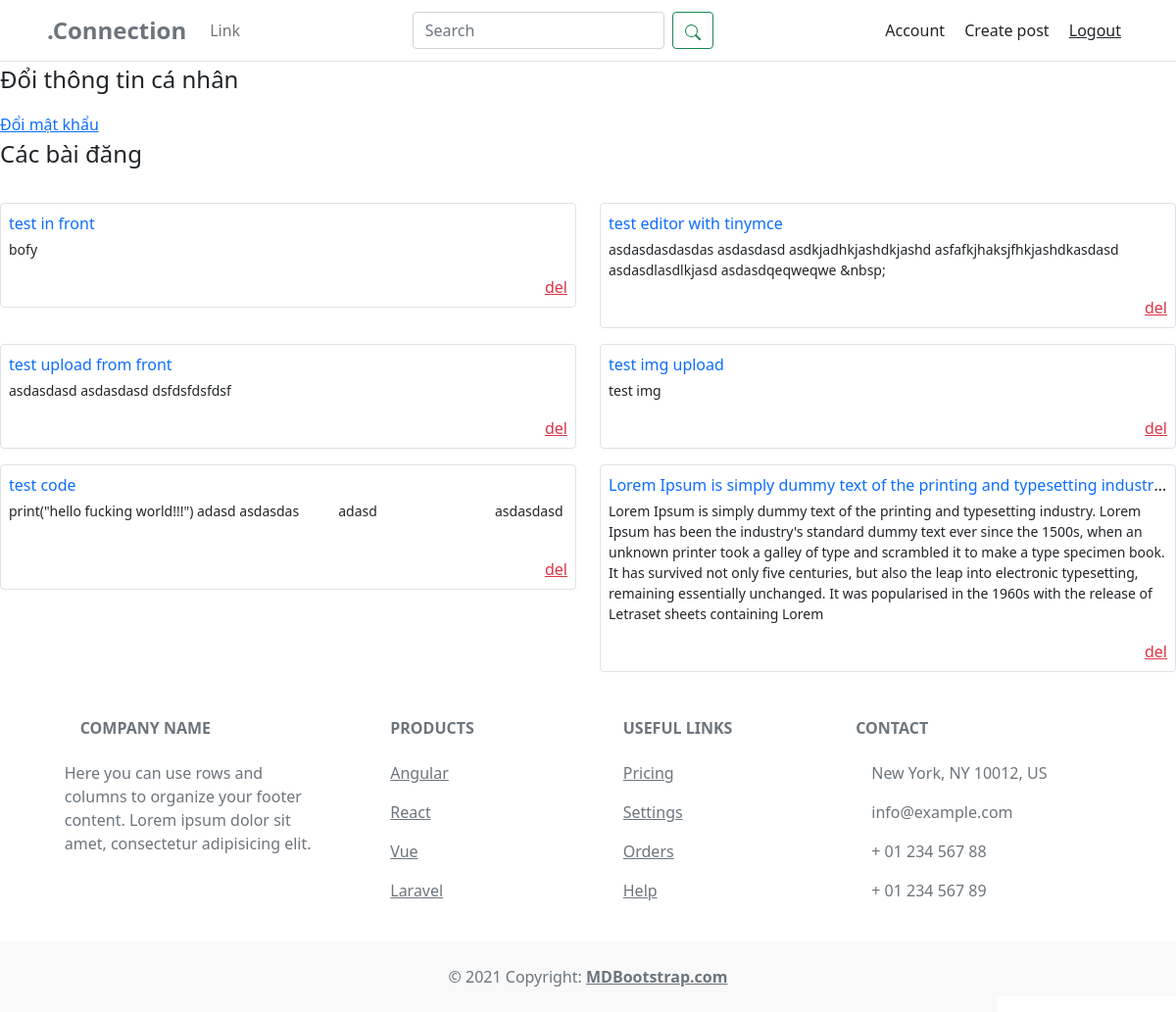
/account/ (signed in), run on the app's committed database.
### app/models.py (models this page shows, shortened)
class Post(models.Model):
    title = models.CharField(max_length=200)
    content = HTMLField()
    user = models.ForeignKey(User, on_delete=models.CASCADE, default=None)
    likes = models.ManyToManyField(User, related_name='liked_posts')
    pub_date = models.DateTimeField(auto_now_add=True)

### authentication/views.py (the view)
# urls.py: path('', views.account_view, name="account"),
def account_view(request):
    user_log = request.user
    if not user_log.is_authenticated:
        return redirect('index')
    user = request.user
    posts = Post.objects.filter(user=user)
    context = {
        'user': user,
        'posts': posts,
    }
    return render(request, 'authentication/account.html', context)

### templates/authentication/account.html
{% extends "authentication/base.html" %}
{% load static %}
{% load crispy_forms_tags %}
{% block extrastyles %}
<link rel="stylesheet" type="text/css" href="{% static 'css/account.css' %}" />
{% endblock extrastyles %}
{% block content %}
<p class="fs-4">Đổi thông tin cá nhân</p>
<a href="{% url "change_password" %}">Đổi mật khẩu</a>
<p class="fs-4">Các bài đăng</p>
<div class="row">
    {% for post in posts %}
    <div class="col-xl-6">
        <div class="border rounded p-2 mt-3">
            <div class="text-truncate mb-1">
                <a class="text-decoration-none" href="{% url 'post' id=post.id %}">{{ post.title }}</a>
            </div>
            <div>
                <p class="text-truncate text-sm text-wrap post-content">
                    {{ post.content|striptags }}
                </p>
            </div>
            <div class="d-flex justify-content-end">
                <a class="text-danger" href="{% url "delete_post" post.id %}">del</a>
            </div>
        </div>
    </div>
    {% endfor %}
</div>
{% endblock content %}

### static/css/styles.css (style rules this page uses)
.text-sm { font-size: 14px; }

### data on the page
Post: title "test in front", content "bofy"
Post: title "test editor with tinymce", content "asdasdasdasdas asdasdasd asdkjadhkjashdkjashd asfafkjhaksjfhkjashdkasdasd asdasdlasdlkjasd asdasdqeqweqwe &nbsp;"
Post: title "test upload from front", content "asdasdasd asdasdasd dsfdsfdsfdsf"
Post: title "test img upload", content "test img"
Post: title "test code", content "print(\"hello fucking world!!!\") adasd asdasdas adasd asdasdasd"
Post: title "Lorem Ipsum is simply dummy text of the printing and typesetting industr…", content "Lorem Ipsum is simply dummy text of the printing and typesetting industry. Lorem Ipsum has been the industry's standard dummy text ever since the 1500s, when an unknown printer took a galley of type and scrambled it to make a type specimen book. It has survived not only five centuries, but also the leap into electronic typesetting, remaining essentially unchanged. It was popularised in the 1960s with the release of Letraset sheets containing Lorem"
